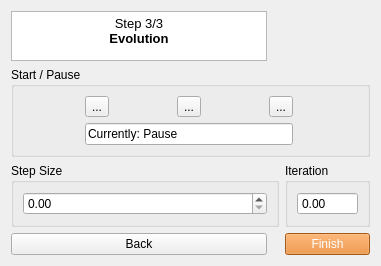
        <widget class="QWidget" name="page_16">
         <layout class="QGridLayout" name="gridLayout_160" columnstretch="0,0,0,0">
          <item row="5" column="0">
           <widget class="QPushButton" name="pushButton_Back3">
            <property name="enabled">
             <bool>true</bool>
            </property>
            <property name="toolTip">
             <string>Return to the bubble-seeding page.</string>
            </property>
            <property name="text">
             <string>Back</string>
            </property>
           </widget>
          </item>
          <item row="5" column="3">
           <widget class="QPushButton" name="pushButton_Finish">
            <property name="enabled">
             <bool>true</bool>
            </property>
            <property name="toolTip">
             <string>Finish segmentation and close this panel, keeping the current mask.</string>
            </property>
            <property name="styleSheet">
             <string notr="true"> QPushButton { background-color: #e67e22; color: white; } QPushButton:disabled { background-color: #a9713f; color: #cccccc; }</string>
            </property>
            <property name="text">
             <string>Finish</string>
            </property>
           </widget>
          </item>
          <item row="0" column="0">
           <widget class="QTextBrowser" name="textBrowser_7">
            <property name="minimumSize">
             <size>
              <width>185</width>
              <height>0</height>
             </size>
            </property>
            <property name="maximumSize">
             <size>
              <width>3007</width>
              <height>50</height>
             </size>
            </property>
            <property name="styleSheet">
             <string notr="true"/>
            </property>
            <property name="verticalScrollBarPolicy">
             <enum>Qt::ScrollBarAsNeeded</enum>
            </property>
            <property name="horizontalScrollBarPolicy">
             <enum>Qt::ScrollBarAsNeeded</enum>
            </property>
            <property name="html">
             <string>&lt;!DOCTYPE HTML PUBLIC &quot;-//W3C//DTD HTML 4.0//EN&quot; &quot;http://www.w3.org/TR/REC-html40/strict.dtd&quot;&gt;
&lt;html&gt;&lt;head&gt;&lt;meta name=&quot;qrichtext&quot; content=&quot;1&quot; /&gt;&lt;meta charset=&quot;utf-8&quot; /&gt;&lt;style type=&quot;text/css&quot;&gt;
p, li { white-space: pre-wrap; }
hr { height: 1px; border-width: 0; }
li.unchecked::marker { content: &quot;\2610&quot;; }
li.checked::marker { content: &quot;\2612&quot;; }
&lt;/style&gt;&lt;/head&gt;&lt;body style=&quot; font-family:'Ubuntu Sans'; font-size:11pt; font-weight:400; font-style:normal;&quot;&gt;
&lt;p align=&quot;center&quot; style=&quot; margin-top:0px; margin-bottom:0px; margin-left:0px; margin-right:0px; -qt-block-indent:0; text-indent:0px;&quot;&gt;&lt;span style=&quot; font-family:'Segoe UI'; font-size:10pt;&quot;&gt;Step 3/3&lt;br /&gt;&lt;/span&gt;&lt;span style=&quot; font-family:'Segoe UI'; font-size:10pt; font-weight:700;&quot;&gt;Evolution&lt;/span&gt;&lt;/p&gt;&lt;/body&gt;&lt;/html&gt;</string>
            </property>
           </widget>
          </item>
          <item row="3" column="0" colspan="3">
           <widget class="QGroupBox" name="groupBox_64">
            <property name="maximumSize">
             <size>
              <width>16777215</width>
              <height>100</height>
             </size>
            </property>
            <property name="toolTip">
             <string>Number of level-set iterations to run per step (used by both continuous play and single-stepping).</string>
            </property>
            <property name="title">
             <string>Step Size</string>
            </property>
            <layout class="QGridLayout" name="gridLayout_161">
             <item row="0" column="0">
              <widget class="QDoubleSpinBox" name="doubleSpinBox_SegStep">
               <property name="maximumSize">
                <size>
                 <width>16777215</width>
                 <height>30</height>
                </size>
               </property>
               <property name="toolTip">
                <string>Number of level-set iterations to run per step (used by both continuous play and single-stepping).</string>
               </property>
               <property name="frame">
                <bool>true</bool>
               </property>
               <property name="buttonSymbols">
                <enum>QAbstractSpinBox::UpDownArrows</enum>
               </property>
               <property name="maximum">
                <double>1000.000000000000000</double>
               </property>
               <property name="singleStep">
                <double>0.100000000000000</double>
               </property>
              </widget>
             </item>
            </layout>
           </widget>
          </item>
          <item row="3" column="3">
           <widget class="QGroupBox" name="groupBox_66">
            <property name="maximumSize">
             <size>
              <width>16777215</width>
              <height>100</height>
             </size>
            </property>
            <property name="toolTip">
             <string>Shows how many level-set iterations have run so far.</string>
            </property>
            <property name="title">
             <string>Iteration</string>
            </property>
            <layout class="QGridLayout" name="gridLayout_164">
             <item row="0" column="0">
              <widget class="QDoubleSpinBox" name="doubleSpinBox_Segiter">
               <property name="maximumSize">
                <size>
                 <width>16777215</width>
                 <height>30</height>
                </size>
               </property>
               <property name="toolTip">
                <string>Running count of level-set iterations completed so far; updates automatically as the evolution plays.</string>
               </property>
               <property name="frame">
                <bool>true</bool>
               </property>
               <property name="readOnly">
                <bool>true</bool>
               </property>
               <property name="buttonSymbols">
                <enum>QAbstractSpinBox::NoButtons</enum>
               </property>
               <property name="maximum">
                <double>20000.000000000000000</double>
               </property>
               <property name="singleStep">
                <double>0.100000000000000</double>
               </property>
              </widget>
             </item>
            </layout>
           </widget>
          </item>
          <item row="1" column="0" colspan="4">
           <widget class="QGroupBox" name="groupBox_65">
            <property name="maximumSize">
             <size>
              <width>16777215</width>
              <height>100</height>
             </size>
            </property>
            <property name="toolTip">
             <string>Controls for running, single-stepping, and resetting the level-set evolution.</string>
            </property>
            <property name="title">
             <string>Start / Pause</string>
            </property>
            <layout class="QGridLayout" name="gridLayout_163">
             <item row="0" column="0">
              <widget class="QToolButton" name="toolButton_backwardEvo">
               <property name="enabled">
                <bool>true</bool>
               </property>
               <property name="toolTip">
                <string>Reset to start</string>
               </property>
               <property name="text">
                <string>...</string>
               </property>
               <property name="icon">
                <iconset theme="QIcon::ThemeIcon::MediaSeekBackward"/>
               </property>
               <property name="iconSize">
                <size>
                 <width>20</width>
                 <height>20</height>
                </size>
               </property>
              </widget>
             </item>
             <item row="0" column="2">
              <widget class="QToolButton" name="toolButton_forwardEvo">
               <property name="enabled">
                <bool>true</bool>
               </property>
               <property name="toolTip">
                <string>One iteration of step size</string>
               </property>
               <property name="text">
                <string>...</string>
               </property>
               <property name="icon">
                <iconset theme="QIcon::ThemeIcon::MediaSeekForward"/>
               </property>
               <property name="iconSize">
                <size>
                 <width>20</width>
                 <height>20</height>
                </size>
               </property>
              </widget>
             </item>
             <item row="0" column="1">
              <widget class="QToolButton" name="toolButton_runEvo">
               <property name="toolTip">
                <string>Play or pause the level-set evolution; it runs in chunks of the configured step size.</string>
               </property>
               <property name="text">
                <string>...</string>
               </property>
               <property name="icon">
                <iconset theme="QIcon::ThemeIcon::MediaPlaybackPause"/>
               </property>
               <property name="iconSize">
                <size>
                 <width>20</width>
                 <height>20</height>
                </size>
               </property>
               <property name="checkable">
                <bool>true</bool>
               </property>
               <property name="checked">
                <bool>false</bool>
               </property>
              </widget>
             </item>
             <item row="1" column="0" colspan="3">
              <widget class="QLineEdit" name="lineEdit_evolution_status">
               <property name="text">
                <string>Currently: Pause</string>
               </property>
               <property name="readOnly">
                <bool>true</bool>
               </property>
              </widget>
             </item>
            </layout>
           </widget>
          </item>
         </layout>
        </widget>
